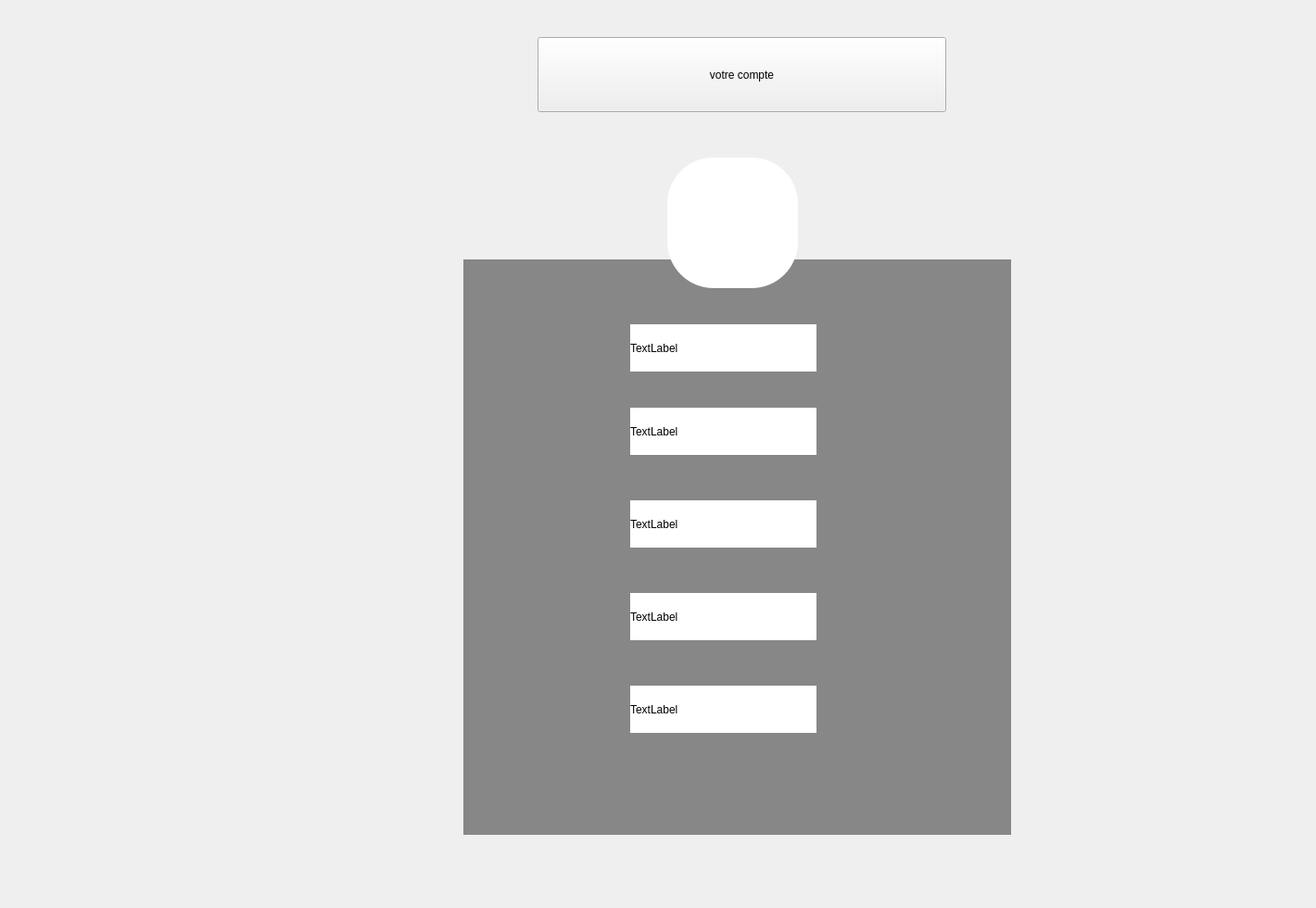
<?xml version="1.0" encoding="UTF-8"?>
<ui version="4.0">
 <class>Compte</class>
 <widget class="QDialog" name="Compte"> 
  <property name="geometry">
   <rect>
    <x>0</x>
    <y>0</y>
    <width>1420</width>
    <height>980</height>
   </rect>
  </property>
  <property name="windowTitle">
   <string>Dialog</string>
  </property>
  <widget class="QLabel" name="label_2">
   <property name="geometry">
    <rect>
     <x>20</x>
     <y>90</y>
     <width>1381</width>
     <height>871</height>
    </rect>
   </property>
   <property name="text">
    <string/>
   </property>
   <property name="pixmap">
    <pixmap resource="style.qrc">:/new/prefix1/icons/blue2.png</pixmap>
   </property>
  </widget>
  <widget class="QLabel" name="options_2">
   <property name="geometry">
    <rect>
     <x>500</x>
     <y>280</y>
     <width>591</width>
     <height>621</height>
    </rect>
   </property>
   <property name="styleSheet">
    <string notr="true">background-color: rgb(0, 0, 0);
background-color: rgb(135, 135, 135);</string>
   </property>
   <property name="text">
    <string/>
   </property>
  </widget>
  <widget class="QPushButton" name="pushButton_2">
   <property name="geometry">
    <rect>
     <x>720</x>
     <y>170</y>
     <width>141</width>
     <height>141</height>
    </rect>
   </property>
   <property name="styleSheet">
    <string notr="true">background-color: rgb(255, 255, 255);
border-radius : 50px;</string>
   </property>
   <property name="text">
    <string/>
   </property>
   <property name="icon">
    <iconset resource="style.qrc">
     <normaloff>:/new/prefix1/icons/emp.png</normaloff>:/new/prefix1/icons/emp.png</iconset>
   </property>
   <property name="iconSize">
    <size>
     <width>200</width>
     <height>120</height>
    </size>
   </property>
  </widget>
  <widget class="QLabel" name="label_nom">
   <property name="geometry">
    <rect>
     <x>680</x>
     <y>350</y>
     <width>201</width>
     <height>51</height>
    </rect>
   </property>
   <property name="styleSheet">
    <string notr="true">background-color: rgb(255, 255, 255);
font: 12pt &quot;MV Boli&quot;;</string>
   </property>
   <property name="text">
    <string>TextLabel</string>
   </property>
  </widget>
  <widget class="QLabel" name="label_prenom">
   <property name="geometry">
    <rect>
     <x>680</x>
     <y>440</y>
     <width>201</width>
     <height>51</height>
    </rect>
   </property>
   <property name="styleSheet">
    <string notr="true">background-color: rgb(255, 255, 255);
font: 12pt &quot;MV Boli&quot;;</string>
   </property>
   <property name="text">
    <string>TextLabel</string>
   </property>
  </widget>
  <widget class="QLabel" name="label_mail">
   <property name="geometry">
    <rect>
     <x>680</x>
     <y>540</y>
     <width>201</width>
     <height>51</height>
    </rect>
   </property>
   <property name="styleSheet">
    <string notr="true">background-color: rgb(255, 255, 255);
font: 12pt &quot;MV Boli&quot;;</string>
   </property>
   <property name="text">
    <string>TextLabel</string>
   </property>
  </widget>
  <widget class="QLabel" name="label_numero">
   <property name="geometry">
    <rect>
     <x>680</x>
     <y>640</y>
     <width>201</width>
     <height>51</height>
    </rect>
   </property>
   <property name="styleSheet">
    <string notr="true">background-color: rgb(255, 255, 255);
font: 12pt &quot;MV Boli&quot;;</string>
   </property>
   <property name="text">
    <string>TextLabel</string>
   </property>
  </widget>
  <widget class="QLabel" name="label_cin">
   <property name="geometry">
    <rect>
     <x>680</x>
     <y>740</y>
     <width>201</width>
     <height>51</height>
    </rect>
   </property>
   <property name="styleSheet">
    <string notr="true">background-color: rgb(255, 255, 255);
font: 12pt &quot;MV Boli&quot;;</string>
   </property>
   <property name="text">
    <string>TextLabel</string>
   </property>
  </widget>
  <widget class="QPushButton" name="pushButton_8">
   <property name="geometry">
    <rect>
     <x>580</x>
     <y>40</y>
     <width>441</width>
     <height>81</height>
    </rect>
   </property>
   <property name="styleSheet">
    <string notr="true">font: 20pt &quot;MV Boli&quot;;</string>
   </property>
   <property name="text">
    <string>votre compte</string>
   </property>
   <property name="iconSize">
    <size>
     <width>50</width>
     <height>50</height>
    </size>
   </property>
   <property name="checkable">
    <bool>true</bool>
   </property>
   <property name="autoExclusive">
    <bool>true</bool>
   </property>
  </widget>
 </widget>
 <resources>
  <include location="style.qrc"/>
 </resources>
 <connections/>
</ui>
